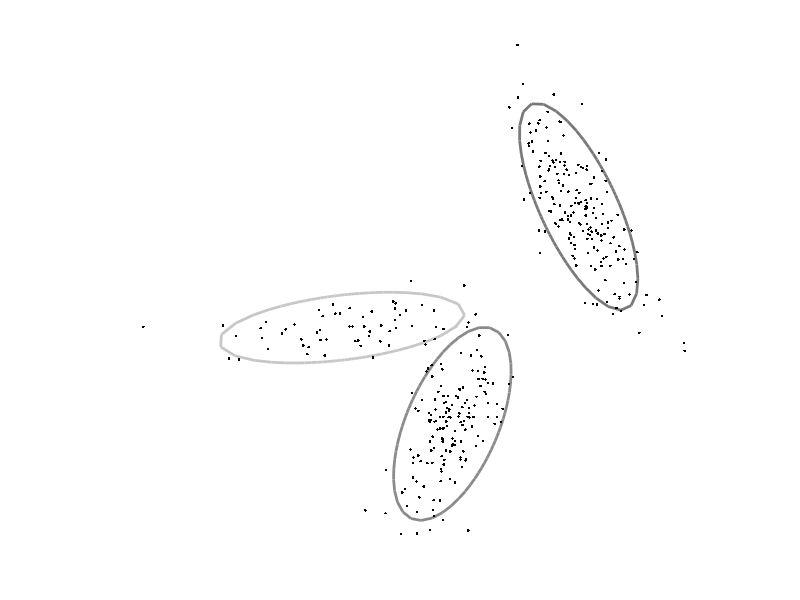
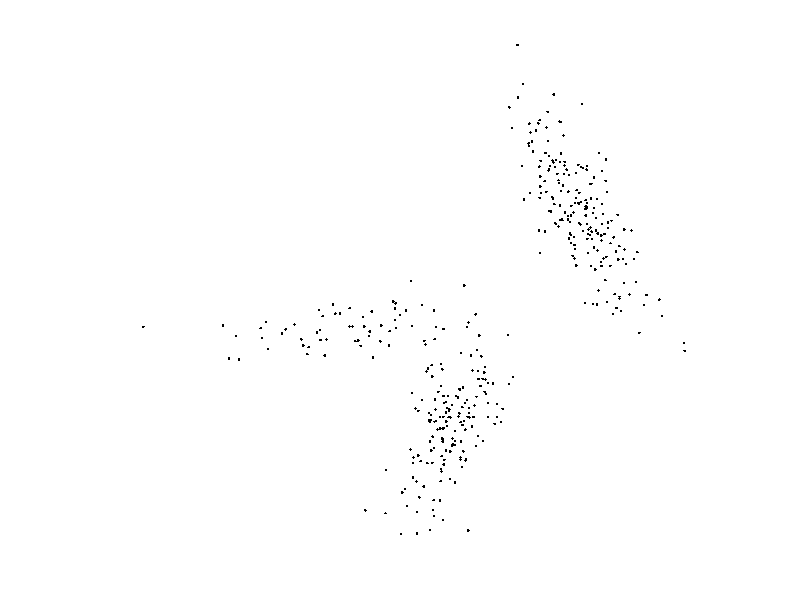

MATLAB code to generate these figures, in order:
function r=practicalMixGaussC

%The goal of this practical is to generate some data from an n-Dimensional
%mixtures of Gaussians model, and subsequently to fit an
%n-dimensional mixtures of Gaussians model to it to recover the original
%parameters

%You should use this template for your code and fill in the missing 
%sections marked "TO DO"

%close all open plots
close all;

%define true parameters for mixture of k Gaussians
%we will represent the mixtures of Gaussians as a Matlab structure
%in d dimenisions, the mean field
%will be a dxk matrix and the cov field will be a dxdxk matrix.
mixGaussTrue.k = 3;
mixGaussTrue.d = 2;
mixGaussTrue.weight = [0.1309 0.3966 0.4725];
mixGaussTrue.mean(:,1) = [ 4.0491 ; 4.8597];
mixGaussTrue.mean(:,2) = [ 7.7578 ; 1.6335];
mixGaussTrue.mean(:,3) = [11.9945 ; 8.9206];
mixGaussTrue.cov(:,:,1) = [  4.2534    0.4791;  0.4791    0.3522];
mixGaussTrue.cov(:,:,2) = [  0.9729    0.8723;  0.8723    2.6317];
mixGaussTrue.cov(:,:,3) = [  0.9886   -1.2244; -1.2244    3.0187];

%define number of samples to generate
nData = 400;

%generate data from the mixture of Gaussians
%TO DO - fill in this routine (below)
data = mixGaussGen(mixGaussTrue,nData);

%draw data, true Gaussians
figure;
drawEMData2d(data,mixGaussTrue);
drawnow;

%define number of components to estimate
nGaussEst = 3;

%fit mixture of Gaussians
%TO DO fill in this routine (below)
figure;
mixGaussEst = fitMixGauss(data,nGaussEst);

%==========================================================================
%==========================================================================

%the goal of this function is to generate data from a k-dimensional
%mixtures of Gaussians structure.
function data = mixGaussGen(mixGauss,nData);

%create space for output data
data = zeros(mixGauss.d,nData);
%for each data point
for (cData = 1:nData)
    %randomly choose Gaussian according to probability distributions
    h = sampleFromDiscrete(mixGauss.weight);
    %draw a sample from the appropriate Gaussian distribution
    %first sample from the covariance matrix (google how to do this - it
    %will involve the Matlab command 'chol').  Then add the mean vector
    %TO DO (f)- replace this
    data(:,cData) = (mixGauss.mean(:,h).' + randn(1,mixGauss.d) * chol(mixGauss.cov(:,:,h))).';
end;
    
%==========================================================================
%==========================================================================

function mixGaussEst = fitMixGauss(data,k);
        
[nDim nData] = size(data);

%MAIN E-M ROUTINE 
%there are nData data points, and there is a hidden variable associated
%with each.  If the hidden variable is 0 this indicates that the data was
%generated by the first Gaussian.  If the hidden variable is 1 then this
%indicates that the hidden variable was generated by the second Gaussian
%etc.

postHidden = zeros(k, nData);

%in the E-M algorithm, we calculate a complete posterior distribution over
%the (nData) hidden variables in the E-Step.  In the M-Step, we
%update the parameters of the Gaussians (mean, cov, w).  

%we will initialize the values to random values
mixGaussEst.d = nDim;
mixGaussEst.k = k;
mixGaussEst.weight = (1/k)*ones(1,k);
mixGaussEst.mean = 2*randn(nDim,k);
for (cGauss =1:k)
    mixGaussEst.cov(:,:,cGauss) = (0.5+1.5*rand(1))*eye(nDim,nDim);
end;

%calculate current likelihood
%TO DO - fill in this routine
logLike = getMixGaussLogLike(data,mixGaussEst);
fprintf('Log Likelihood Iter 0 : %4.3f\n',logLike);

nIter = 20;
for (cIter = 1:nIter)
   %Expectation step
   
   for (cData = 1:nData)
        %TO DO (g): fill in column of 'hidden' - calculate posterior probability that
        %this data point came from each of the Gaussians
        %replace this:
        ll = zeros(1,k);
        thisdata = data(:,cData);
        for cGauss=1:k
            ll(cGauss) = mixGaussEst.weight(cGauss) * 1/((2*pi)^(mixGaussEst.d/2)*(norm(mixGaussEst.cov(:,:,cGauss)))^(1/2))*exp(-0.5*((thisdata-mixGaussEst.mean(:,cGauss)).')*inv(mixGaussEst.cov(:,:,cGauss))*(thisdata-mixGaussEst.mean(:,cGauss)));
        end
        
        for cGauss=1:k
            postHidden(cGauss,cData) = ll(cGauss) ./ sum(ll);
        end
   end;
   
   %Maximization Step
   
   %for each constituent Gaussian
   for (cGauss = 1:k) 
        %TO DO (h):  Update weighting parameters mixGauss.weight based on the total
        %posterior probability associated with each Gaussian. Replace this:
        sumIr = sum(postHidden(cGauss,:));
        
        mixGaussEst.weight(cGauss) = sumIr/sum(sum(postHidden(:,:)));
   
        %TO DO (i):  Update mean parameters mixGauss.mean by weighted average
        %where weights are given by posterior probability associated with
        %Gaussian.  Replace this:
        ji = data(:,:) .* postHidden(cGauss,:);
        mixGaussEst.mean(:,cGauss) = sum(ji,2) ./ sumIr;
        
        %TO DO (j):  Update covariance parameter based on weighted average of
        %square distance from update mean, where weights are given by
        %posterior probability associated with Gaussian
        jj = data - mixGaussEst.mean(:,cGauss);
        jk = zeros(nDim,nDim,nData);
        for i=1:nData
            jk(:,:,i) = jj(:,i) * jj(:,i).' .* postHidden(cGauss,i);
        end
        mixGaussEst.cov(:,:,cGauss) = sum(jk,3) ./ sumIr;
   end;
   
   %draw the new solution
   drawEMData2d(data,mixGaussEst);drawnow;

   %calculate the log likelihood
   logLike = getMixGaussLogLike(data,mixGaussEst);
   fprintf('Log Likelihood Iter %d : %4.3f\n',cIter,logLike);

end;


%==========================================================================
%==========================================================================

%the goal of this routine is to calculate the log likelihood for the whole
%data set under a mixture of Gaussians model. We calculate the log as the
%likelihood will probably be a very small number that Matlab may not be
%able to represent.
function logLike = getMixGaussLogLike(data,mixGaussEst);

%find total number of data items
nData = size(data,2);
nDim = size(data,1);

%initialize log likelihoods
logLike = 0;

%run through each data item
for(cData = 1:nData)
    thisData = data(:,cData);
    %TO DO - calculate likelihood of this data point under mixture of
    %Gaussians model. Replace this
    like = 0;
    for(cGauss = 1:mixGaussEst.k)
        like = like + mixGaussEst.weight(cGauss) * 1/((2*pi)^(nDim/2)*(norm(mixGaussEst.cov(:,:,cGauss)))^(1/2)) * exp(-0.5*((thisData-mixGaussEst.mean(cGauss)).')*inv(mixGaussEst.cov(:,:,cGauss))*(thisData-mixGaussEst.mean(cGauss)));
    end
    
    %add to total log like
    logLike = logLike+log(like);        
end;


%==========================================================================
%==========================================================================

%The goal fo this routine is to draw the data in histogram form and plot
%the mixtures of Gaussian model on top of it.
function r = drawEMData2d(data,mixGauss)


set(gcf,'Color',[1 1 1]);
plot(data(1,:),data(2,:),'k.');

for (cGauss = 1:mixGauss.k)
    drawGaussianOutline(mixGauss.mean(:,cGauss),mixGauss.cov(:,:,cGauss),mixGauss.weight(cGauss));
    hold on;
end;
plot(data(1,:),data(2,:),'k.');
axis square;axis equal;
axis off;
hold off;drawnow;

    


%=================================================================== 
%===================================================================

%draw 2DGaussian
function r= drawGaussianOutline(m,s,w)

hold on;
angleInc = 0.1;

c = [0.9*(1-w) 0.9*(1-w) 0.9*(1-w)];


for (cAngle = 0:angleInc:2*pi)
    angle1 = cAngle;
    angle2 = cAngle+angleInc;
    [x1 y1] = getGaussian2SD(m,s,angle1);
    [x2 y2] = getGaussian2SD(m,s,angle2);
    plot([x1 x2],[y1 y2],'k-','LineWidth',2,'Color',c);
end

%===================================================================
%===================================================================

%find position of in xy co-ordinates at 2SD out for a certain angle
function [x,y]= getGaussian2SD(m,s,angle1)

if (size(s,2)==1)
    s = diag(s);
end;

vec = [cos(angle1) sin(angle1)];
factor = 4/(vec*inv(s)*vec');

x = cos(angle1) *sqrt(factor);
y = sin(angle1) *sqrt(factor);

x = x+m(1);
y = y+m(2);

%==========================================================================
%==========================================================================

%draws a random sample from a discrete probability distribution using a
%rejection sampling method
function r = sampleFromDiscrete(probDist);

nIndex = length(probDist);
while(1)
    %choose random index
    r=ceil(rand(1)*nIndex);
    %choose random height
    randHeight = rand(1);
    %if height is less than probability value at this point in the
    %histogram then select
    if (randHeight<probDist(r))
        break;
    end;
end;

